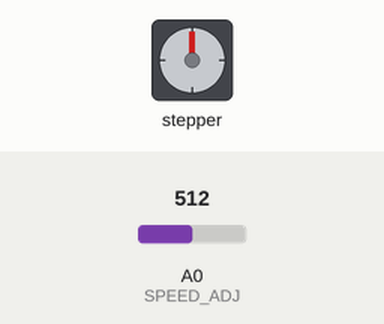
Recording of a sketch running on a simulated Arduino Uno, built with avr-gcc and run on an emulated ATmega328P. Parts: stepper motor. Inputs (shaded band) come from the test bench; at power-on: A0 (SPEED_ADJ) = 512. Stepper angles assume 400 steps per turn.

Above: at 2.8 s.
2.9 s: A0 (SPEED_ADJ) set to 7
5.6 s: A0 (SPEED_ADJ) set to 4
Timing chart, 0 to 8.6 s (numbered marks = the images above; inputs shaded):
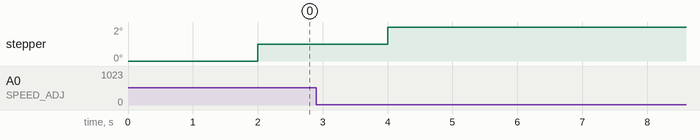

Measured:
- after the input at 5.6 s, stepper: stays 2° (without the input it goes to 3° after 0.56 s)

The sketch:

lab8_tarefa51.ino
```cpp
#include <Stepper.h>
#define SPEED_ADJ A0

const int stepsPerRevolution = 400;
Stepper myStepper(stepsPerRevolution, 8, 9, 10, 11);
int stepCount = 0;

void setup(){
}

void loop(){
  int ajuste_velocidade = analogRead(SPEED_ADJ);
  int velocidade_Motor = map(ajuste_velocidade, 0, 1023, 0, 200);
  if(velocidade_Motor > 0){
    myStepper.setSpeed(velocidade_Motor);
    myStepper.step(1);
    delay(2000);// esse atraso  varia conforme o tempo de resposta do motor
  }
}
```
